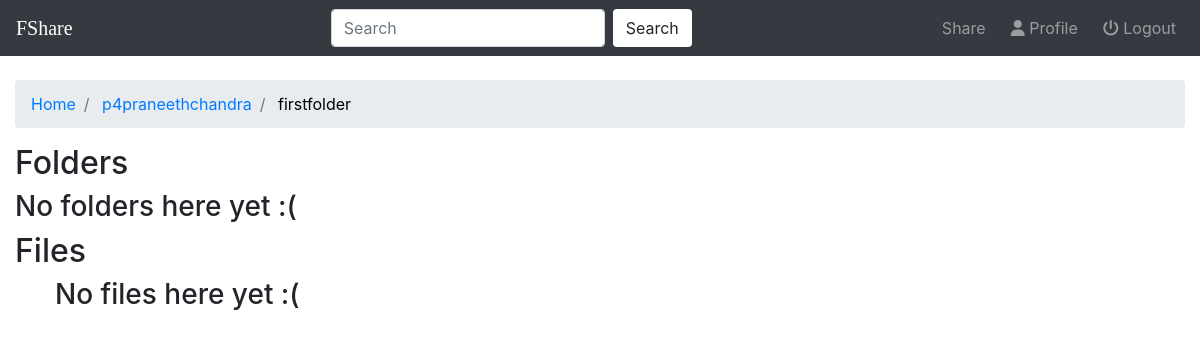
The app's page /home/detail/23, older data.
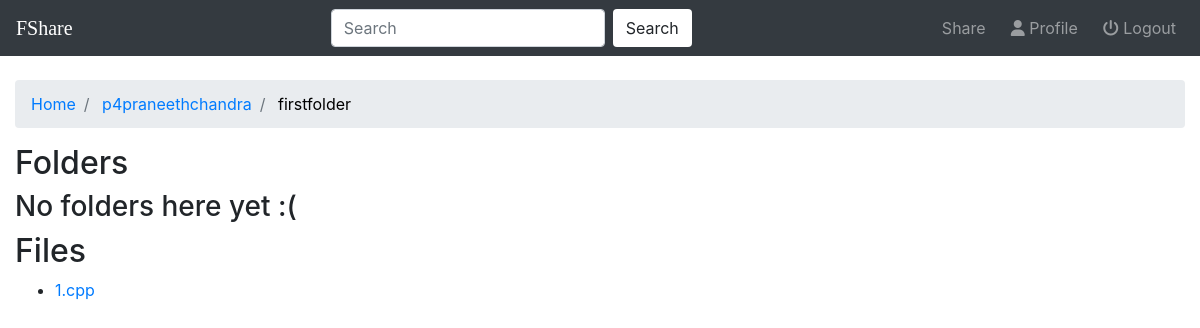
The same page, newer data.
### fileshare/models.py (models this page shows, shortened)
class Folder(models.Model):
    user = models.ForeignKey(User,on_delete=models.CASCADE,default=1)
    name = models.CharField(max_length=50)
    linkedfolder = models.ForeignKey("self",on_delete=models.CASCADE,null=True,blank=True)
    lastmodified = models.DateTimeField(auto_now=True)
    def __str__(self):
        return self.name

class File(models.Model):
    user = models.ForeignKey(User,on_delete=models.CASCADE,default=1)
    folder=models.ForeignKey(Folder,on_delete=models.CASCADE,null=True,blank=True)
    name = models.CharField(max_length=50,null=True,blank=True)
    file=models.FileField(upload_to='files');
    created_on = models.DateTimeField(auto_now_add=True)

### home/views.py (the view)
# urls.py: path('detail/<int:folder_id>', views.userdetails,name='userdetails'),
def userdetails(request,folder_id):
    folder = get_object_or_404(Folder,pk=folder_id)
    files = folder.file_set.all()
    folders = folder.folder_set.all()
    temp = folder
    parent_list = []
    user = folder.user
    parent_list.append(temp)
    while temp.linkedfolder:
        parent = temp.linkedfolder
        parent_list.append(parent)
        temp = parent
    active_folder = parent_list[0]
    parent_list.reverse()
    print(parent_list)
    context={'folder':folder,'folders':folders,'files':files,'folder_id':folder_id,'parent_list':parent_list,'active_folder':active_folder,'u':user}
    return render(request,'home/userdetails.html',context)

### home/templates/home/userdetails.html
{% extends 'home/base.html' %}
{% block body %}
<ol class="breadcrumb">
  <li class="breadcrumb-item"> <a href="{% url 'home:users' %}"> Home </a></li>
  <li class="breadcrumb-item"> <a href="{% url 'home:userindex' u.pk %}"> {{ u.username }} </a> </li>
  {% for parent in parent_list %}
    {% if parent is not active_folder %}
      <li class="breadcrumb-item"> <a href="{% url 'home:userdetails' parent.id %}"> {{ parent }}</a> </li>
    {% else %}
    <li class="breadcrumb-item active" aria-current="page"><a href="{% url 'home:userdetails' parent.id %}" style="color:black"> {{ parent }}</a></li>
    {% endif %}
  {% endfor %}
</ol>
<h2>Folders</h2>
{% if folders %}
<ul>
  {% for f in folders %}
  <li> <a href="{% url 'home:userdetails' f.id %}">{{ f }} </a> </li>
  {% endfor %}
</ul>
{% else %}
  <h3> No folders here yet :( </h3>
{% endif %}
<h2>Files</h2>
<ul>
  {% if files %}
  {% for file in files %}
  <li> <a href="{{ file.file.url }}" target="_blank">{{ file.name }}</a>
  </li>
  {% endfor %}
</ul>
{% else %}
  <h3> No files here yet :( </h3>
{% endif %}
{% endblock %}

Row changes from the older to the newer data that the page shows:
added File: name "1.cpp"
Text that changed along with them:
text no longer shown: "No files here yet :("
